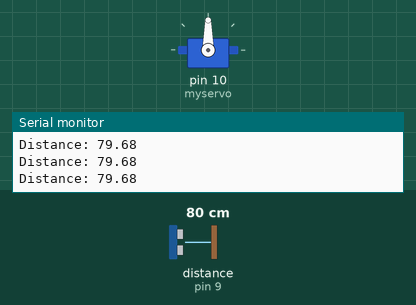
This sketch was run on a simulated Arduino Uno, built with avr-gcc and run on an emulated ATmega328P. Shown: servo, the last lines printed to the serial monitor. Wiring (inferred from the names in the program): ultrasonic range finder: trigger pin 8; echo pin 9. Inputs (shaded band) come from the test bench; at power-on: distance to the obstacle (sensor on pin 9) 80 cm. The echo pulse lasts 58.3 µs per cm.

Above: at 1.2 s.
1.3 s: distance to the obstacle (sensor on pin 9) set to 17 cm
2.9 s: distance to the obstacle (sensor on pin 9) set to 13 cm
At 3.42 s:
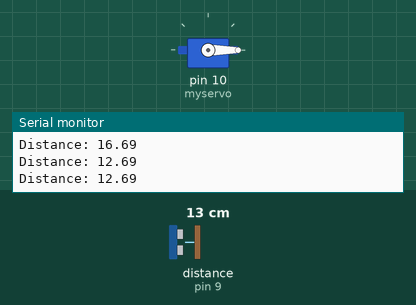
5.9 s: distance to the obstacle (sensor on pin 9) set to 18 cm
At 5.9 s:
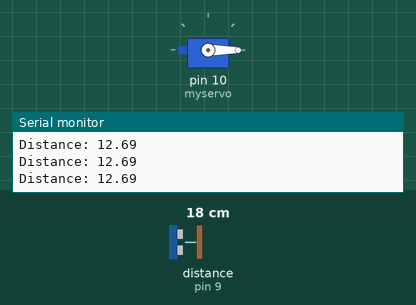
7.4 s: distance to the obstacle (sensor on pin 9) set to 2 cm
At 7.7 s:
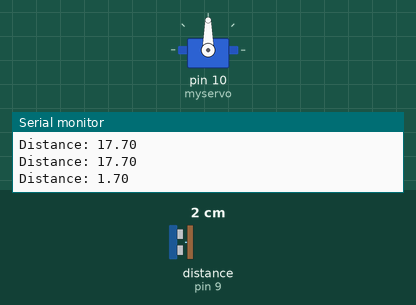
Timing chart, 0 to 11.4 s (numbered marks = the images above; inputs shaded):
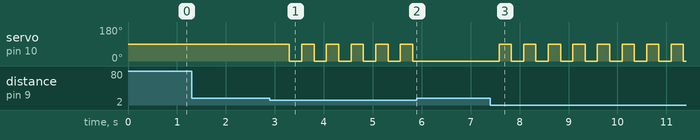

The sketch:

servo_ultrasonic.ino
```cpp
/*
 * HC-SR04 + Servo Sketch
 *
 * Turn the servo away if a closeby object is detected. The ultrasonic sensor
 * is polled four times a second; whenever something comes within 15 cm the
 * servo is kicked 90 degrees onward, alternating between 0 and 90 degrees.
 *
 * Wiring:
 *   HC-SR04 trig -> pin 8
 *   HC-SR04 echo -> pin 9
 *   Servo signal -> pin 10
 *
 * Created by Ashivni Shekhawat
 */

#include <Servo.h>

Servo myservo;             // servo object used to control the servo
int pos = 0;               // current servo position, in degrees
float duration, distance;  // echo pulse width (us) and the distance it implies (cm)

// Trig and echo pins for the echo sensor
const int trigPin = 8;
const int echoPin = 9;

// Anything closer than this (in cm) counts as an obstacle worth turning away from.
const float triggerDistanceCm = 15;

void setup() {
  pinMode(trigPin, OUTPUT);
  pinMode(echoPin, INPUT);
  myservo.attach(10);  // attaches the servo on pin 10 to the servo object
  Serial.begin(9600);
}

void loop() {
  // Fire a ping: the HC-SR04 needs a clean low, then a 10 us high pulse on trig.
  digitalWrite(trigPin, LOW);
  delayMicroseconds(2);
  digitalWrite(trigPin, HIGH);
  delayMicroseconds(10);
  digitalWrite(trigPin, LOW);

  // Echo stays high for the round-trip flight time of the ping.
  duration = pulseIn(echoPin, HIGH);

  // Sound travels ~0.0343 cm/us; halve it because the ping goes out and back.
  distance = (duration * .0343) / 2;

  // Object nearby: advance the servo by 90 degrees, wrapping back to 0 after 90.
  if (distance < triggerDistanceCm) {
    pos = (pos + 90) % 180;
    myservo.write(pos);
  }

  Serial.print("Distance: ");
  Serial.println(distance);

  delay(250);
}
```

Measured:
- the behaviour switches between 16 and 15 cm on distance to the obstacle (sensor on pin 9) (found by bisection; images 0 and 1)
- after the input at 2.9 s, servo on pin 10 (myservo): alternates 90° for 0.25 s and 0° for 0.25 s, starting after 0.40 s
- after the input at 5.9 s, servo on pin 10 (myservo): stops changing and stays 0°
- after the input at 7.4 s, servo on pin 10 (myservo): alternates 90° for 0.25 s and 0° for 0.25 s, starting after 0.18 s
